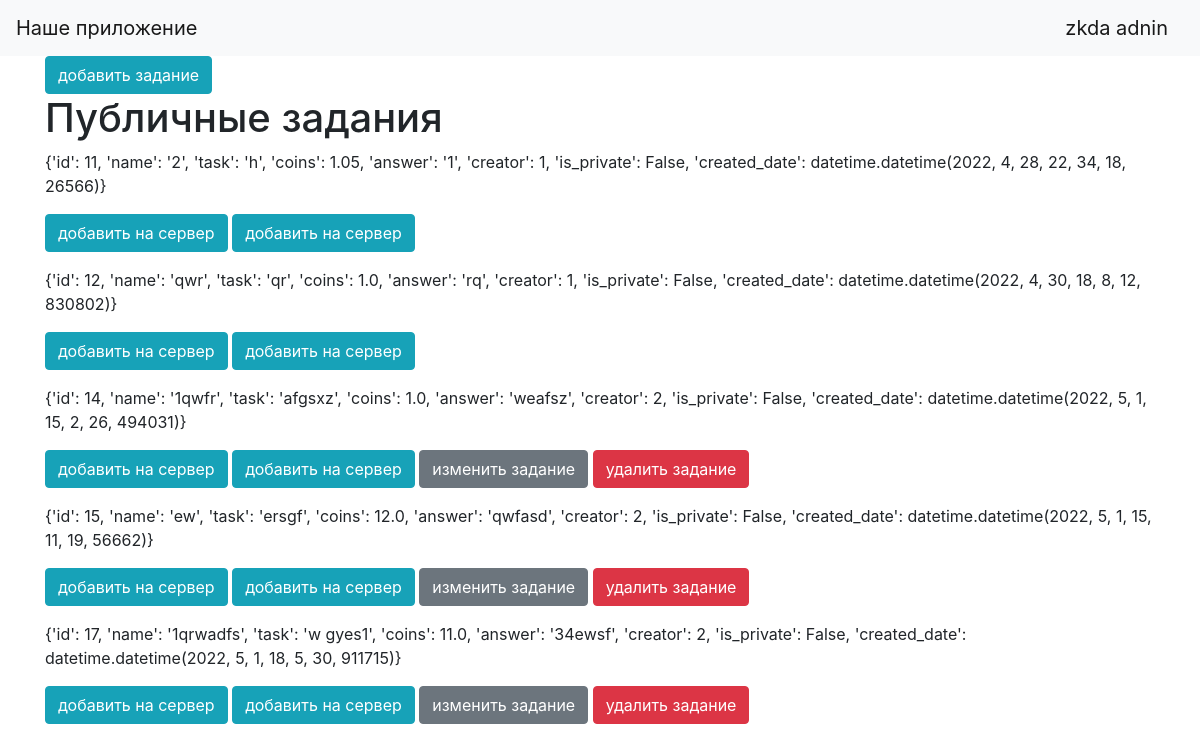
The page /public_tasks (signed in) on the database its author committed.
### data/users_default.py (models this page shows, shortened)
class UsersDefault(SqlAlchemyBase, UserMixin, SerializerMixin):
    __tablename__ = 'users_default'
    id = sa.Column(sa.Integer, primary_key=True, autoincrement=True)
    name = sa.Column(sa.String, nullable=True)
    tag = sa.Column(sa.String, index=True, unique=True, nullable=True)
    email = sa.Column(sa.String, nullable=True, unique=True)
    hashed_password = sa.Column(sa.String, default=None)
    created_date = sa.Column(sa.DateTime, default=datetime.datetime.now())

### data/tasks.py (models this page shows)
class Tasks(SqlAlchemyBase, UserMixin, SerializerMixin):
    __tablename__ = 'tasks'
    id = sa.Column(sa.Integer, primary_key=True, autoincrement=True)
    name = sa.Column(sa.String, nullable=False)
    task = sa.Column(sa.String, nullable=False)
    answer = sa.Column(sa.String, nullable=False)
    coins = sa.Column(sa.Float, default=0, nullable=False)  # надо изменить этот сток пожже
    is_private = sa.Column(sa.Boolean, default=True, nullable=False)
    creator = sa.Column(sa.Integer, nullable=False)
    created_date = sa.Column(sa.DateTime, default=datetime.datetime.now(), nullable=False)

### data/servers.py (models this page shows)
class Servers(SqlAlchemyBase, UserMixin, SerializerMixin):
    __tablename__ = 'servers'
    id = sa.Column(sa.Integer, primary_key=True, autoincrement=True)
    name = sa.Column(sa.String, nullable=False)
    roles_price = sa.Column(sa.JSON, nullable=False, default=dict())  # название : цена

### main.py (the view)
@app.route('/public_tasks')
def public_tasks():
    if current_user.is_authenticated:
        db_sess = db_session.create_session()
        param = dict()
        servers = []
        tasks = []
        for task_answer in db_sess.query(Tasks).filter(Tasks.is_private == False).all():
            task = dict()
            task['id'] = task_answer.id
            task['name'] = task_answer.name
            task['task'] = task_answer.task
            task['coins'] = task_answer.coins
            task['answer'] = task_answer.answer
            task['creator'] = task_answer.creator
            task['is_private'] = task_answer.is_private
            task['created_date'] = task_answer.created_date
            tasks.append(task)
        param['tasks'] = tasks
        for server_answer in db_sess.query(UsersToServers).filter(UsersToServers.is_admin == True).all():
            server = dict()
            server['server_name'] = db_sess.query(Servers).filter(Servers.id == server_answer.server).first().name
            server['server_id'] = server_answer.server
            servers.append(server)
        param['servers'] = servers
        param['current_user'] = current_user
        return render_template("public_tasks.html", **param)
    return render_template("index.html")

### data/db_session.py (called while the page is built)
def create_session() -> Session:
    global __factory
    return __factory()

### main.py (called while the page is built)
@login_manager.user_loader
def load_user(user_id):
    db_sess = db_session.create_session()
    return db_sess.query(UsersDefault).get(user_id)

### templates/public_tasks.html
{% extends "base.html" %}
{% block content %}
<a  class="btn btn-info" href="/add_tasks">добавить задание</a>
<h1>Публичные задания</h1>
{% for item in tasks %}
<p>{{item}}
    <div class="dropdown">
            {% for server in servers %}
                <a  class="btn btn-info" href="/add_task_to_server/{{item['id']}}/{{server['server_id']}}">добавить на сервер</a>
            {% endfor %}
            {% if current_user.id == item['creator'] %}
                <a href="/edit_tasks/{{item['id']}}/{{servers['server_id']}}" class="btn btn-secondary">изменить задание</a>
                <a href="/delete_tasks/{{item['id']}}/{{servers['server_id']}}" class="btn btn-danger">удалить задание</a>
            {% endif %}
    </div>
</p>
{% endfor %}
{% endblock %}

### templates/base.html (shortened to what this page needs)
<!doctype html>
<html lang="en">
<head>
    <link rel="stylesheet"
          href="https://stackpath.bootstrapcdn.com/bootstrap/4.4.1/css/bootstrap.min.css"
>
</head>
<body>
<header>
    <nav class="navbar navbar-light bg-light">
        <a class="navbar-brand" href="#">Наше приложение</a>
        {% if current_user.is_authenticated %}
            <a class="navbar-brand" href="/logout">{{ current_user.name }}</a>
        {% else %}
            <p>
                <a class="btn btn-primary " href="/register">Зарегистрироваться</a>
                <a class="btn btn-success" href="/login">Войти</a>
            </p>
        {% endif %}
    </nav>
</header>
<main role="main" class="container">
    {% block content %}{% endblock %}
</main>
</body>
</html>

### rows shown on the page
UsersDefault: name "zkda adnin"
Tasks: item "{'id': 11, 'name': '2', 'task': 'h', 'coins': 1.05, 'answer': '1', 'creator': 1, 'is_private': False, 'created_date': datetime.datetime(2022, 4, 28, 22, 34, 18, 26566)}"
Tasks: item "{'id': 12, 'name': 'qwr', 'task': 'qr', 'coins': 1.0, 'answer': 'rq', 'creator': 1, 'is_private': False, 'created_date': datetime.datetime(2022, 4, 30, 18, 8, 12, 830802)}"
Tasks: item "{'id': 14, 'name': '1qwfr', 'task': 'afgsxz', 'coins': 1.0, 'answer': 'weafsz', 'creator': 2, 'is_private': False, 'created_date': datetime.datetime(2022, 5, 1, 15, 2, 26, 494031)}"
Tasks: item "{'id': 15, 'name': 'ew', 'task': 'ersgf', 'coins': 12.0, 'answer': 'qwfasd', 'creator': 2, 'is_private': False, 'created_date': datetime.datetime(2022, 5, 1, 15, 11, 19, 56662)}"
Tasks: item "{'id': 17, 'name': '1qrwadfs', 'task': 'w gyes1', 'coins': 11.0, 'answer': '34ewsf', 'creator': 2, 'is_private': False, 'created_date': datetime.datetime(2022, 5, 1, 18, 5, 30, 911715)}"
